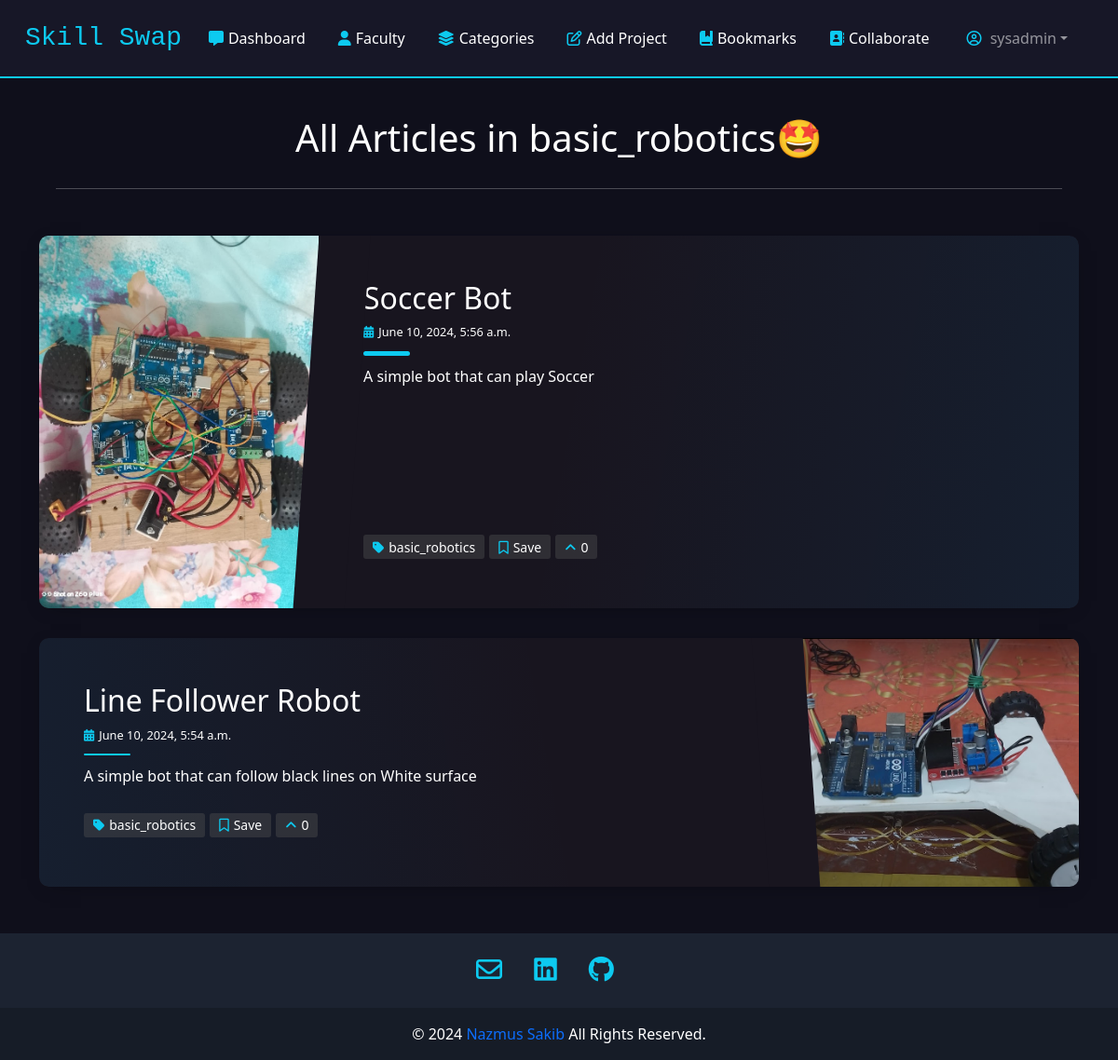
/category/basic_robotics (signed in), run on the app's committed database.
### accounts/models.py (models this page shows)
class CustomUser(AbstractUser):
    DESIGNATION_CHOICE = (
        ('Associate Professor', 'Associate Professor'),
        ('Professor', 'Professor'),
        ('Assistant Professor', 'Assistant Professor'),
        ('Lecturer', 'Lecturer'),
    )
    is_faculty = models.BooleanField(default=False)
    department = models.CharField(max_length=100, blank=True, null=True)
    university = models.CharField(max_length=100, blank=True, null=True)
    designation = models.CharField(max_length=100, blank=True, null=True, choices=DESIGNATION_CHOICE)
    education = models.TextField(blank=True, null=True)
    experience = models.TextField(blank=True, null=True)
    research_activities = models.TextField(blank=True, null=True)
    membership = models.TextField(blank=True, null=True)
    publication = models.TextField(blank=True, null=True)
    award = models.TextField(blank=True, null=True)
    contact = models.TextField(blank=True, null=True)
    scholar_link = models.CharField(max_length=100, blank=True, null=True)
    github_link = models.CharField(max_length=100, blank=True, null=True)
    linkedin_link = models.CharField(max_length=100, blank=True, null=True)
    image = models.ImageField(upload_to='profile_pics', default='./images/default.jpg', null=True, blank=True)

### blog/models.py (models this page shows, shortened)
class Article(models.Model):
  categoryList = [
    ('basic_robotics', 'Basic Robotics'),
    ('advanced_robotics', 'Advanced Robotics'),
    ('soft_robotics', 'Soft Robotics'),
    ('medical_robotics', 'Medical Robotics'),
    ('cad', 'CAD'),
    ('simulation', 'Simulation'),
    ('machine_learning', 'Machine Learning'),
    ('deep_learning', 'Deep Learning'),
    ('image_processing', 'Image Processing'),
    ('generative_ai', 'Generative AI'),
    ('intelligent_system', 'Intelligent System'),
    ('tensorflow', 'Tensoflow'),
    ('pytorch', 'Pytorch'),
    ]
  owner = models.ForeignKey(get_user_model(), on_delete=models.CASCADE, related_name='articles')
  title = models.CharField(max_length = 200)
  desc = models.CharField(max_length = 200)
  artImage = models.ImageField(upload_to = 'art_photos', default = './images/default.jpg', null = True, blank = True)
  content = models.TextField()
  category = MultiSelectField(choices=categoryList,  max_choices=3)
  created = models.DateTimeField(default=now, editable=False)
  bookmarks = models.ManyToManyField(get_user_model(), related_name='bookmarks')
  upvote = models.ManyToManyField(get_user_model(), related_name='up')
  downvote = models.ManyToManyField(get_user_model(), related_name='down')
  class Meta:
    ordering = ['-created']

### blog/views.py (the view)
# urls.py: path('category/<str:name>', views.category, name = 'category'),
def category(request, name):
  targetArticles = []
  allArticles = Article.objects.all()
  for art in allArticles:
    for cat in art.category:
      if (cat == name):
        targetArticles.append(art)
  return render(request, 'category.html', {
    'title': name,
    'targetArticle': targetArticles,
  })

### blog/templates/category.html (shortened to what this page needs)
{% extends './layout.html' %}
{% load static %}
{% block links %}
  <link rel="stylesheet" href="{% static 'blog/css/index.css' %}">
{% endblock links %}
{% block body %}
<div class="header">
  <h1>All Articles in {{title}}🤩</h1>
  <hr>
</div>
<div class="container blog-content">
  {% for post in targetArticle %}
  <article class="postcard dark blue" data-card="{{post.id}}">
    <a class="postcard__img_link" href="{% url 'blog:singleArt' post.id %}">
      {% if post.artImage %}
        <img
          class="postcard__img"
          src="{{ post.artImage.url }}"
          alt="Image Title"
        />
      {% else %}
        <img
        class="postcard__img"
        src="../../media/images/default.jpg"
        alt="Image Title"
        />
      {% endif %}
    </a>
    <div class="postcard__text">
      <h1 class="postcard__title blue"><a href="{% url 'blog:singleArt' post.id %}">{{ post.title }}</a></h1>
      <div class="postcard__subtitle small">
          <i class="fas fa-calendar-alt mr-2"></i>{{ post.created }}
      </div>
      <div class="postcard__bar"></div>
      <div class="postcard__preview-txt">
        {{ post.desc }}
      </div>
      <ul class="postcard__tagbox">
        {% for cat in post.category %}
        <li class="tag__item"><i class="fas fa-tag mr-2"></i>{{cat}}</li>
        {% endfor %}
        {% if user.is_authenticated %}
          {% if user in post.bookmarks.all %}
          <li class="tag__item play blue save saved" id="{{ post.pk}}">
            <i class="fa-regular fa-bookmark"></i><span class="save-txt">Saved</span>
          </li>
          {% else %}
          <li class="tag__item play save blue pointed" id="{{post.id}}"data-bs-toggle="tooltip" data-bs-title="Default tooltip">
            <i class="fa-regular fa-bookmark"></i><span class="save-txt">Save</span>
          </li>
          {% endif %}
          {% if user != post.owner %}
            {% if user in post.upvote.all %}
              <li class="tag__item play blue vote voted" data-vote="{{ post.id }}">
                <i class="fa-solid fa-angle-up"></i><span class="vote-num">{{ post.upvote.count }}</span>
              </li>
            {% else %}
              <li class="tag__item play blue vote" data-vote="{{ post.id }}">
                <i class="fa-solid fa-angle-up"></i><span class="vote-num">{{ post.upvote.count }}</span>
              </li>
            {% endif %}
          {% else %}
            <li class="tag__item play blue">
              <span>{{ post.upvote.count }} vote</span>
            </li>
          {% endif %}
        {% endif %}
      </ul>
    </div>
  </article>
  {% empty %}
  <div class="alert alert-info" role="alert">
    <strong>There are no Aritcles on this category.</strong>
  </div>
  {% endfor %}
</div>
{% endblock body %}

### blog/templates/layout.html (shortened to what this page needs)
{% load static %}
<!DOCTYPE html>
<html lang="en">
  <head>
    <link href="https://cdn.jsdelivr.net/npm/bootstrap@5.2.2/dist/css/bootstrap.min.css" rel="stylesheet" />
    <link rel="stylesheet" href="{% static 'blog/css/layout.css' %}" />
    {% block links %}
    {% endblock %}
  </head>
  <body>
    <nav class="navbar navbar-expand-lg navbar-dark" style="padding: 15px">
      <div class="container-fluid">
        <a class="navbar-brand" href="{% url 'blog:home' %}" style="color: var(--bs-cyan); font-family: monospace; font-size:28px;">Skill Swap</a>
        <div class="collapse navbar-collapse" id="navbarSupportedContent">
          <ul class="navbar-nav me-auto ulNav">
            <li class="nav-item">
              <a class="nav-link active" aria-current="page" href="{% url 'blog:index' %}"><i class="fas fa-comment-alt"></i>Dashboard</a>
            </li>
            <li class="nav-item">
              <a class="nav-link active" aria-current="page" href="{% url 'blog:faculty' %}"><i class="fa-solid fa-user"></i>Faculty</a>
            </li>
            <li class="nav-item">
              <a class="nav-link active" href="{% url 'blog:categories' %}"><i class="fa-solid fa-layer-group"></i>Categories</a>
            </li>
            {% if user.is_authenticated %}
              <li class="nav-item">
                <a class="nav-link active" aria-current="page" href="{% url 'blog:add' %}"><i class="fa-regular fa-pen-to-square"></i>Add Project</a>
              </li>
              <li class="nav-item">
                <a class="nav-link active" aria-current="page" href="{% url 'blog:bookmarks' %}"><i class="fa-solid fa-book-bookmark"></i>Bookmarks</a>
              </li>
              <li class="nav-item">
                <a class="nav-link active" aria-current="page" href="#"><i class="fa-solid fa-address-book"></i>Collaborate</a>
              </li>
            {% endif %}
          </ul>
          <ul class="navbar-nav">
            {% if request.user.is_authenticated %}
              <li class="nav-item dropdown active">
                <a class="nav-link dropdown-toggle" href="#" role="button" data-bs-toggle="dropdown" aria-expanded="false"><i class="fa-regular fa-circle-user"></i> {{ request.user }}</a>
              </li>
            {% endif %}
          </ul>
        </div>
      </div>
    </nav>
    <div class="blog-content1">
      {% block body %}
      {% endblock %}
    </div>
    <div class="footer">
      <footer class="text-center text-lg-start text-white" style="background-color: #1c2331">
        <section class="footer-social">
          <a href="#"><i class="fa-regular fa-envelope"></i></a>
          <a href="#"><i class="fab fa-linkedin"></i></a>
          <a href="#"><i class="fab fa-github"></i></a>
        </section>
        <div class="text-center p-3" style="background-color: rgba(0, 0, 0, 0.2)">
          © <span class="thisYear"></span>
          <a class="" target="_blank" href="#">Nazmus Sakib</a>
          All Rights Reserved.
        </div>
      </footer>
    </div>
  </body>
</html>

### blog/static/blog/css/layout.css (style rules this page uses)
:root { --base-color: #0f0f1b; --second-color: #171727; --mid-color: #161e2e; --back-color: #bbe1fa; --primary-color: 111, 76, 255; --text-color: 256, 256, 256; }
* { padding: 0; margin: 0; box-sizing: border-box; }
.ulNav { margin-left: auto; }
li { margin-right: 19px; }
body { background-color: var(--base-color); display: flex; flex-direction: column; min-height: 100vh; }
.blog-content1 { flex: 1; }
nav { background-color: var(--second-color); border-bottom: 2px solid var(--bs-cyan); border-bottom-color: linear-gradient(to top, rgb(1 134 218), rgb(182 49 167)); }
i { color: var(--bs-cyan); margin-right: 5px; }
.footer-social { text-align: center; padding: 25px; }
.footer-social a { margin-right: 25px; }
.footer-social a i { font-size: 28px; }
footer a { text-decoration: none; }
.header { text-align: center; color: var(--bs-white); margin-top: 40px; }
.header hr { margin: 30px auto; width: 90%; }

### data on the page
CustomUser: user "sysadmin"
Article: artImage (picture), title "Soccer Bot", created "June 10, 2024, 5:56 a.m.", desc "A simple bot that can play Soccer", category "basic_robotics", upvote.count "0"
Article: artImage (picture), title "Line Follower Robot", created "June 10, 2024, 5:54 a.m.", desc "A simple bot that can follow black lines on White surface", category "basic_robotics", upvote.count "0"

### other printed values
{{ title }} "basic_robotics"
